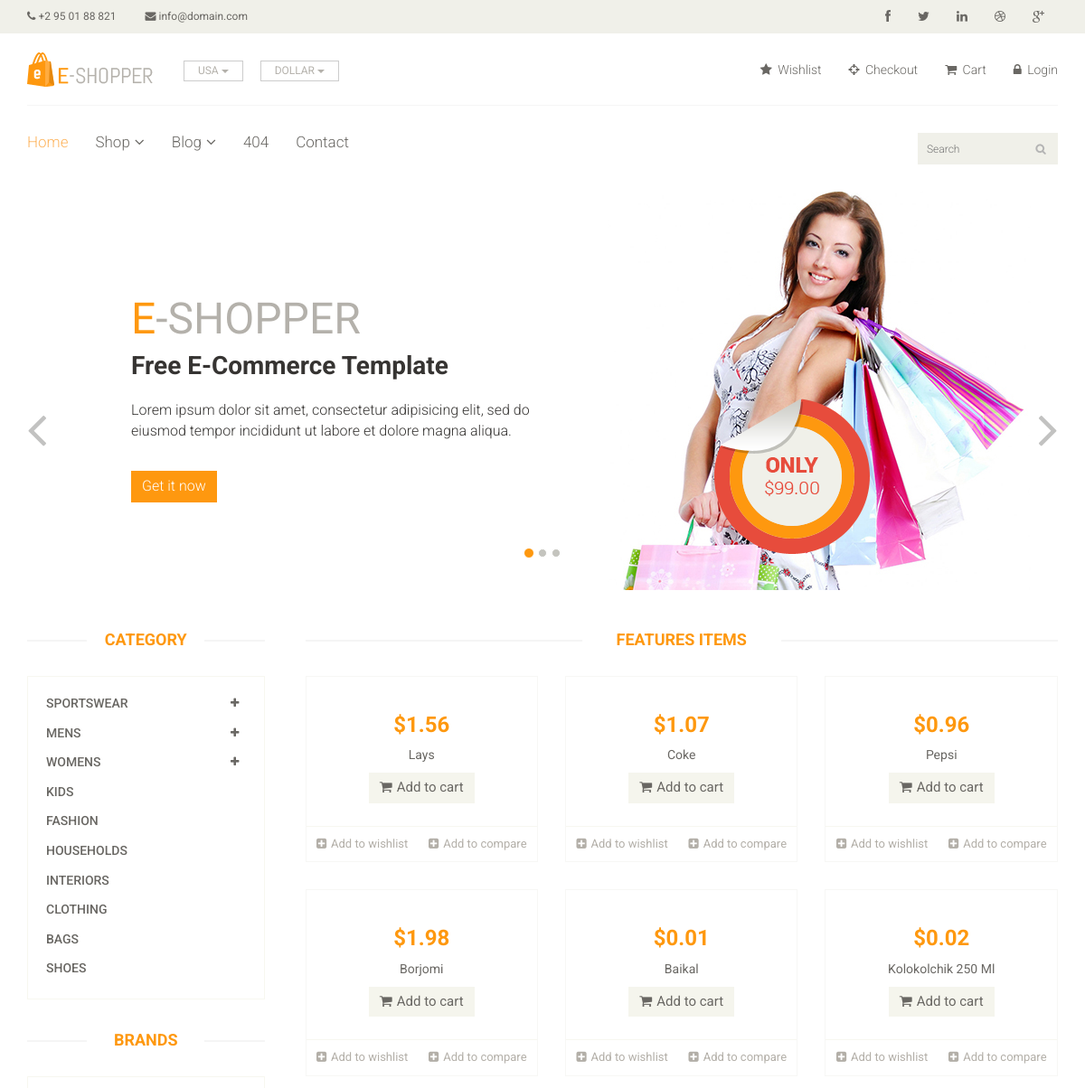
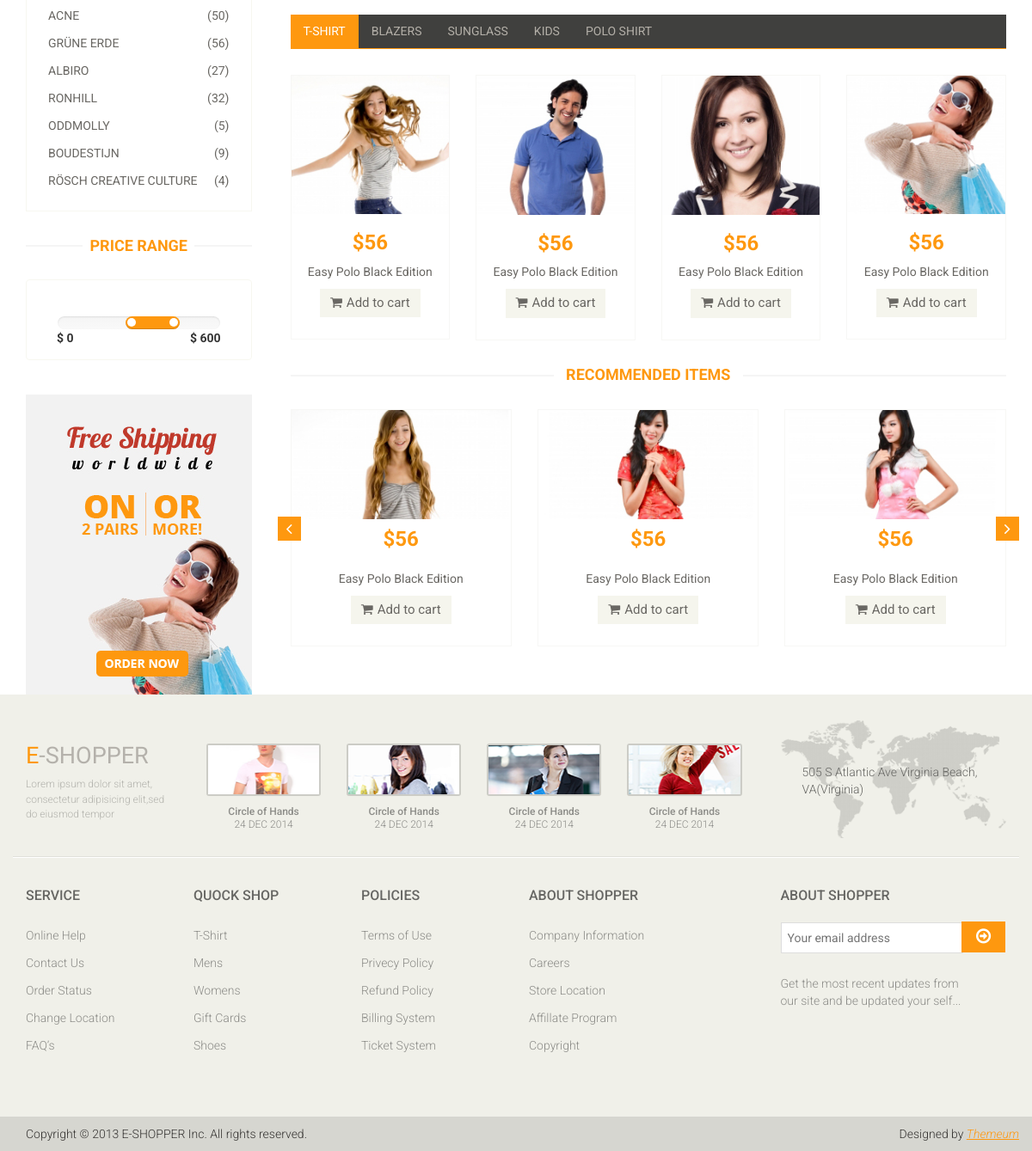
The page / on the database its author committed (2 pictures, top to bottom).
### tables this page shows
CREATE TABLE `products` (
  `id` int(11) NOT NULL,
  `user_url` varchar(60) NOT NULL,
  `description` varchar(200) NOT NULL,
  `category` int(11) NOT NULL,
  `price` double NOT NULL,
  `quantity` int(11) NOT NULL,
  `image` varchar(500) NOT NULL,
  `image2` varchar(500) DEFAULT NULL,
  `image3` varchar(500) DEFAULT NULL,
  `image4` varchar(500) DEFAULT NULL,
  `date` datetime NOT NULL,
  `slag` varchar(100) NOT NULL
);

### app/controllers/home.php (called while the page is built, shortened)
<?php
class Home extends Controller
{
    public function index()
    {
        $DB = Database::newInstance();
        $ROWS = $DB->read("select * from products");
        $data['page_title'] = "Home";
        $data['ROWS'] = $ROWS;
        $this->view("index", $data);
    }
}

### app/core/app.php (called while the page is built, shortened)
<?php
class App
{
    protected $method = "index";
    public function __construct()
    {
        $url = $this->parseURL();
        if(file_exists("../app/controllers/" . strtolower($url[0]) . ".php"))
        {
            unset($url[0]);
        }
        $this->controller = new $this->controller;
        $this->params = (count($url) > 0) ? $url : ["home"];
        call_user_func_array([$this->controller, $this->method], $this->params);
    }
    private function parseURL()
    {
        $url = isset($_GET['url']) ? $_GET['url'] : "home";
        return explode("/", filter_var(trim($url, "/"), FILTER_SANITIZE_URL));
    }
}

### public/index.php (called while the page is built, shortened)
<?php
$app = new App();

### app/core/database.php (called while the page is built, shortened)
<?php
class Database
{
    public static $con;
    public function __construct()
    {
        try {
            $string = DB_TYPE . ":host=" . DB_HOST . ";dbname=" . DB_NAME;
            self::$con = new PDO($string, DB_USER, DB_PASS);
        } catch (PDOException $e) {
            die($e->getMessage());
        }
    }
    public static function newInstance()
    {
        return $instance = new self();
    }
    public function read($query, $data = array())
    {
        $stm = self::$con->prepare($query);
        $result = $stm->execute($data);
        if ($result) {
            $data = $stm->fetchAll(PDO::FETCH_OBJ);
            if (is_array($data) && count($data) > 0) {
                return $data;
            }
        }
        return false;
    }
}

### app/views/eshop/index.php (the view, shortened to what this page needs)
<section id="slider">
	<div class="container">
		<div class="row">
			<div class="col-sm-12">
				<div id="slider-carousel" class="carousel slide" data-ride="carousel">
					<ol class="carousel-indicators">
						<li data-target="#slider-carousel" data-slide-to="0" class="active"></li>
						<li data-target="#slider-carousel" data-slide-to="1"></li>
						<li data-target="#slider-carousel" data-slide-to="2"></li>
					</ol>
					<div class="carousel-inner">
						<div class="item active">
							<div class="col-sm-6">
								<h1><span>E</span>-SHOPPER</h1>
								<h2>Free E-Commerce Template</h2>
								<p>Lorem ipsum dolor sit amet, consectetur adipisicing elit, sed do eiusmod tempor incididunt ut labore et dolore magna aliqua. </p>
								<button type="button" class="btn btn-default get">Get it now</button>
							</div>
							<div class="col-sm-6">
								<img src="<?= ASSETS . THEME ?>images/home/girl1.jpg" class="girl img-responsive" alt="" />
								<img src="<?= ASSETS . THEME ?>images/home/pricing.png" class="pricing" alt="" />
							</div>
						</div>
					</div>
					<a href="#slider-carousel" class="left control-carousel hidden-xs" data-slide="prev">
						<i class="fa fa-angle-left"></i>
					</a>
					<a href="#slider-carousel" class="right control-carousel hidden-xs" data-slide="next">
						<i class="fa fa-angle-right"></i>
					</a>
				</div>
			</div>
		</div>
	</div>
</section>
<section>
	<div class="container">
		<div class="row">
			<div class="col-sm-3">
				<div class="left-sidebar">
					<h2>Category</h2>
					<div class="panel-group category-products" id="accordian">
						<div class="panel panel-default">
							<div class="panel-heading">
								<h4 class="panel-title">
									<a data-toggle="collapse" data-parent="#accordian" href="#sportswear">
										<span class="badge pull-right"><i class="fa fa-plus"></i></span>
										Sportswear
									</a>
								</h4>
							</div>
						</div>
						<div class="panel panel-default">
							<div class="panel-heading">
								<h4 class="panel-title">
									<a data-toggle="collapse" data-parent="#accordian" href="#mens">
										<span class="badge pull-right"><i class="fa fa-plus"></i></span>
										Mens
									</a>
								</h4>
							</div>
						</div>
						<div class="panel panel-default">
							<div class="panel-heading">
								<h4 class="panel-title">
									<a data-toggle="collapse" data-parent="#accordian" href="#womens">
										<span class="badge pull-right"><i class="fa fa-plus"></i></span>
										Womens
									</a>
								</h4>
							</div>
						</div>
						<div class="panel panel-default">
							<div class="panel-heading">
								<h4 class="panel-title"><a href="#">Kids</a></h4>
							</div>
						</div>
						<div class="panel panel-default">
							<div class="panel-heading">
								<h4 class="panel-title"><a href="#">Fashion</a></h4>
							</div>
						</div>
						<div class="panel panel-default">
							<div class="panel-heading">
								<h4 class="panel-title"><a href="#">Households</a></h4>
							</div>
						</div>
						<div class="panel panel-default">
							<div class="panel-heading">
								<h4 class="panel-title"><a href="#">Interiors</a></h4>
							</div>
						</div>
						<div class="panel panel-default">
							<div class="panel-heading">
								<h4 class="panel-title"><a href="#">Clothing</a></h4>
							</div>
						</div>
						<div class="panel panel-default">
							<div class="panel-heading">
								<h4 class="panel-title"><a href="#">Bags</a></h4>
							</div>
						</div>
						<div class="panel panel-default">
							<div class="panel-heading">
								<h4 class="panel-title"><a href="#">Shoes</a></h4>
							</div>
						</div>
					</div>
					<div class="brands_products">
						<h2>Brands</h2>
						<div class="brands-name">
							<ul class="nav nav-pills nav-stacked">
								<li><a href="#"> <span class="pull-right">(50)</span>Acne</a></li>
								<li><a href="#"> <span class="pull-right">(56)</span>Grüne Erde</a></li>
								<li><a href="#"> <span class="pull-right">(27)</span>Albiro</a></li>
								<li><a href="#"> <span class="pull-right">(32)</span>Ronhill</a></li>
								<li><a href="#"> <span class="pull-right">(5)</span>Oddmolly</a></li>
								<li><a href="#"> <span class="pull-right">(9)</span>Boudestijn</a></li>
								<li><a href="#"> <span class="pull-right">(4)</span>Rösch creative culture</a></li>
							</ul>
						</div>
					</div>
					<div class="price-range">
						<h2>Price Range</h2>
						<div class="well text-center">
							<input type="text" class="span2" value="" data-slider-min="0" data-slider-max="600" data-slider-step="5" data-slider-value="[250,450]" id="sl2"><br />
							<b class="pull-left">$ 0</b> <b class="pull-right">$ 600</b>
						</div>
					</div>
					<div class="shipping text-center">
						<img src="<?= ASSETS . THEME ?>images/home/shipping.jpg" alt="" />
					</div>
				</div>
			</div>
			<div class="col-sm-9 padding-right">
				<div class="features_items">
					<h2 class="title text-center">Features Items</h2>
					<?php if (is_array($ROWS)) : ?>
						<?php foreach ($ROWS as $row) : ?>
							<div class="col-sm-4">
								<div class="product-image-wrapper">
									<div class="single-products">
										<div class="productinfo text-center">
											<a href="<?= ROOT ?>product_details/<?= $row->id ?>">
												<div style="overflow: hidden;"><img class="product-image" src="<?= ROOT . $row->image ?>" alt="" /></div>
											</a>
											<h2>$<?= $row->price ?></h2>
											<p><?= $row->description ?></p>
											<a href="#" class="btn btn-default add-to-cart"><i class="fa fa-shopping-cart"></i>Add to cart</a>
										</div>
									</div>
									<div class="choose">
										<ul class="nav nav-pills nav-justified">
											<li><a href="#"><i class="fa fa-plus-square"></i>Add to wishlist</a></li>
											<li><a href="#"><i class="fa fa-plus-square"></i>Add to compare</a></li>
										</ul>
									</div>
								</div>
							</div>
						<?php endforeach; ?>
					<?php endif; ?>
				</div>
				<div class="category-tab">
					<div class="col-sm-12">
						<ul class="nav nav-tabs">
							<li class="active"><a href="#tshirt" data-toggle="tab">T-Shirt</a></li>
							<li><a href="#blazers" data-toggle="tab">Blazers</a></li>
							<li><a href="#sunglass" data-toggle="tab">Sunglass</a></li>
							<li><a href="#kids" data-toggle="tab">Kids</a></li>
							<li><a href="#poloshirt" data-toggle="tab">Polo shirt</a></li>
						</ul>
					</div>
					<div class="tab-content">
						<div class="tab-pane fade active in" id="tshirt">
							<div class="col-sm-3">
								<div class="product-image-wrapper">
									<div class="single-products">
										<div class="productinfo text-center">
											<img src="<?= ASSETS . THEME ?>images/home/gallery1.jpg" alt="" />
											<h2>$56</h2>
											<p>Easy Polo Black Edition</p>
											<a href="#" class="btn btn-default add-to-cart"><i class="fa fa-shopping-cart"></i>Add to cart</a>
										</div>
									</div>
								</div>
							</div>
							<div class="col-sm-3">
								<div class="product-image-wrapper">
									<div class="single-products">
										<div class="productinfo text-center">
											<img src="<?= ASSETS . THEME ?>images/home/gallery2.jpg" alt="" />
											<h2>$56</h2>
											<p>Easy Polo Black Edition</p>
											<a href="#" class="btn btn-default add-to-cart"><i class="fa fa-shopping-cart"></i>Add to cart</a>
										</div>
									</div>
								</div>
							</div>
							<div class="col-sm-3">
								<div class="product-image-wrapper">
									<div class="single-products">
										<div class="productinfo text-center">
											<img src="<?= ASSETS . THEME ?>images/home/gallery3.jpg" alt="" />
											<h2>$56</h2>
											<p>Easy Polo Black Edition</p>
											<a href="#" class="btn btn-default add-to-cart"><i class="fa fa-shopping-cart"></i>Add to cart</a>
										</div>
									</div>
								</div>
							</div>
							<div class="col-sm-3">
								<div class="product-image-wrapper">
									<div class="single-products">
										<div class="productinfo text-center">
											<img src="<?= ASSETS . THEME ?>images/home/gallery4.jpg" alt="" />
											<h2>$56</h2>
											<p>Easy Polo Black Edition</p>
											<a href="#" class="btn btn-default add-to-cart"><i class="fa fa-shopping-cart"></i>Add to cart</a>
										</div>
									</div>
								</div>
							</div>
						</div>
					</div>
				</div>
				<div class="recommended_items">
					<h2 class="title text-center">recommended items</h2>
					<div id="recommended-item-carousel" class="carousel slide" data-ride="carousel">
						<div class="carousel-inner">
							<div class="item active">
								<div class="col-sm-4">
									<div class="product-image-wrapper">
										<div class="single-products">
											<div class="productinfo text-center">
												<img src="<?= ASSETS . THEME ?>images/home/recommend1.jpg" alt="" />
												<h2>$56</h2>
												<p>Easy Polo Black Edition</p>
												<a href="#" class="btn btn-default add-to-cart"><i class="fa fa-shopping-cart"></i>Add to cart</a>
											</div>
										</div>
									</div>
								</div>
								<div class="col-sm-4">
									<div class="product-image-wrapper">
										<div class="single-products">
											<div class="productinfo text-center">
												<img src="<?= ASSETS . THEME ?>images/home/recommend2.jpg" alt="" />
												<h2>$56</h2>
												<p>Easy Polo Black Edition</p>
												<a href="#" class="btn btn-default add-to-cart"><i class="fa fa-shopping-cart"></i>Add to cart</a>
											</div>
										</div>
									</div>
								</div>
								<div class="col-sm-4">
									<div class="product-image-wrapper">
										<div class="single-products">
											<div class="productinfo text-center">
												<img src="<?= ASSETS . THEME ?>images/home/recommend3.jpg" alt="" />
												<h2>$56</h2>
												<p>Easy Polo Black Edition</p>
												<a href="#" class="btn btn-default add-to-cart"><i class="fa fa-shopping-cart"></i>Add to cart</a>
											</div>
										</div>
									</div>
								</div>
							</div>
						</div>
						<a class="left recommended-item-control" href="#recommended-item-carousel" data-slide="prev">
							<i class="fa fa-angle-left"></i>
						</a>
						<a class="right recommended-item-control" href="#recommended-item-carousel" data-slide="next">
							<i class="fa fa-angle-right"></i>
						</a>
					</div>
				</div>
			</div>
		</div>
	</div>
</section>

### rows shown on the page
products: price "1.56", description "Lays"
products: price "1.07", description "Coke"
products: price "0.96", description "Pepsi"
products: price "1.98", description "Borjomi"
products: price "0.01", description "Baikal"
products: price "0.02", description "Kolokolchik 250 Ml"
